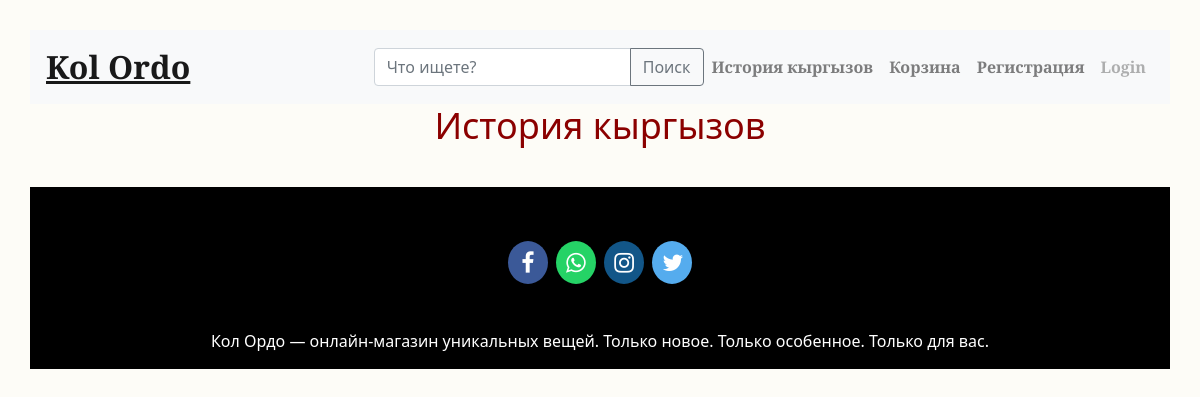
Before: /history with the older database file.
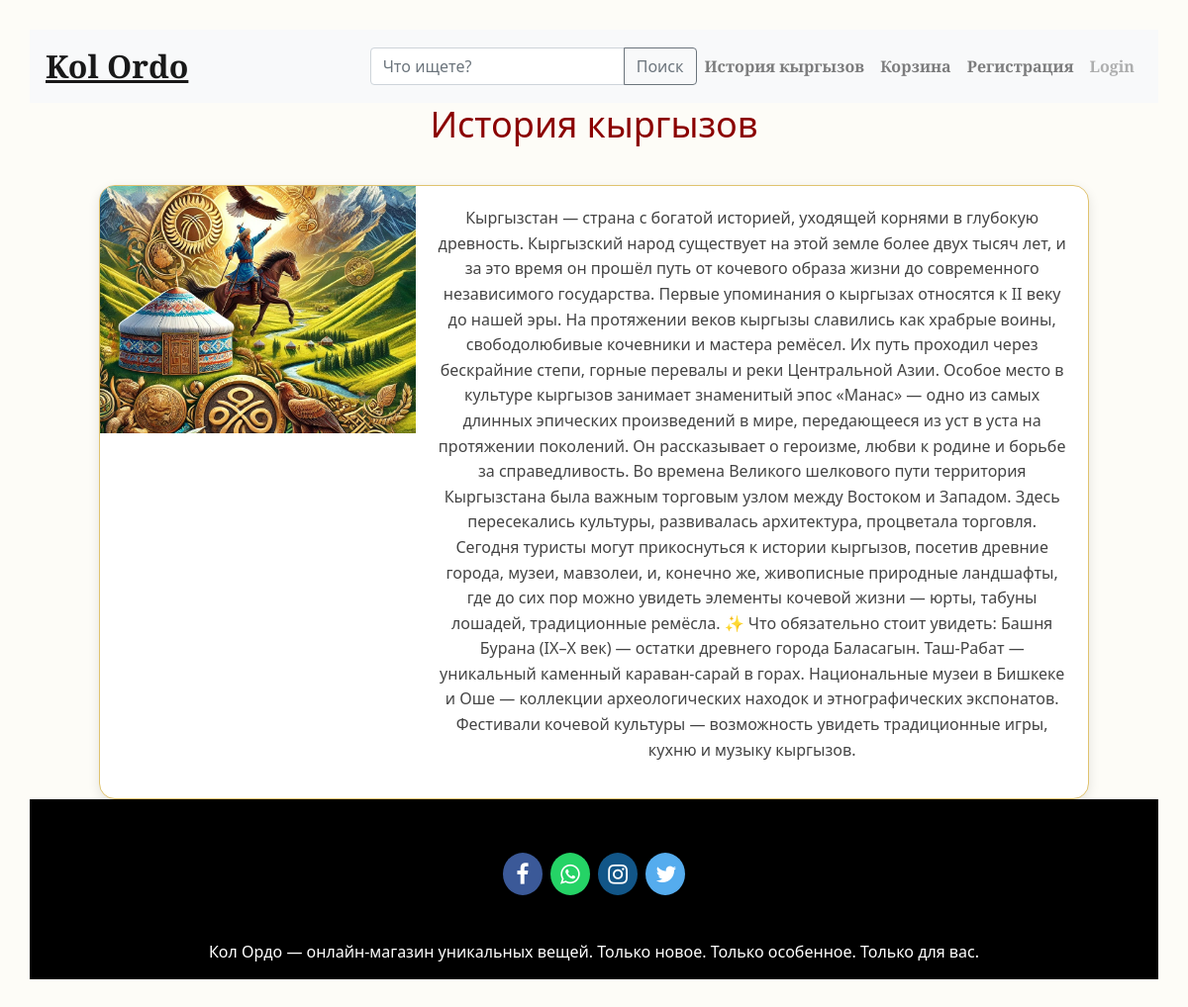
After: the same page with the newer database file.
### store/models/product.py (models this page shows, shortened)
class History(models.Model):
    title = models.CharField(max_length=50)
    image = models.ImageField(upload_to="image/")
    description = models.TextField(max_length=2000)

### store/views/home.py (the view)
# urls.py: path('history', history, name='history'),
def history(request):
    histories = History.objects.all()
    context = {
        "histories": histories
    }
    return render(request, 'history.html', context)

### store/templates/history.html (shortened to what this page needs)
{% extends 'base.html' %}
{% block content %}
<!DOCTYPE html>
<html lang="ru">
<head>
</head>
<body>
<h1>История кыргызов</h1>
<div class="history-container">
  {% for history in histories %}
  <div class="history-card">
    <img class="history-image" src="{{ history.image.url }}">
    <div class="history-content">
      <p>{{ history.description }}</p>
    </div>
  </div>
  {% endfor %}
</div>
</body>
</html>
{% endblock %}

Changed rows visible on the page:
added History: image (picture), description "Кыргызстан — страна с богатой историей, уходящей корнями в глубокую древность. Кыргызский народ существует на этой земле более двух тысяч лет, и за это время он прошёл путь от кочевого образа жизни до современного независимого государства. Первые упоминания о кыргызах относятся к II веку до нашей эры. На протяжении веков кыргызы славились как храбрые воины, свободолюбивые кочевники и мастера ремёсел. Их путь проходил через бескрайние степи, горные перевалы и реки Центральной Азии. Особое место в культуре кыргызов занимает знаменитый эпос «Манас» — одно из самых длинных эпических произведений в мире, передающееся из уст в уста на протяжении поколений. Он рассказывает о героизме, любви к…"
